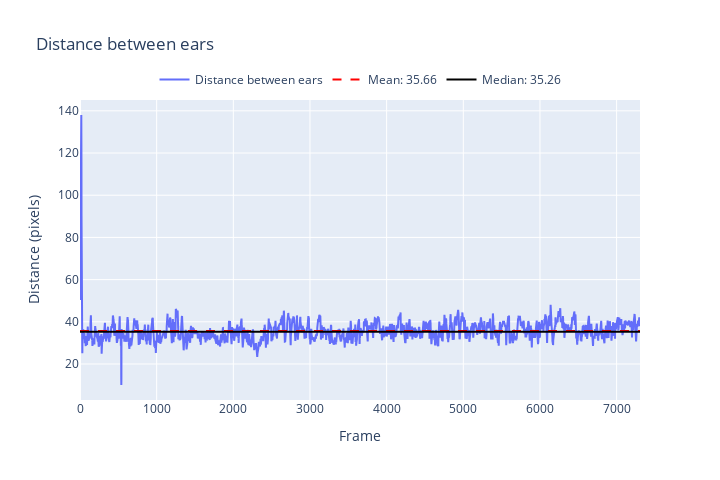

Notebook source saved alongside this figure:
### Code cell
# Plot the distance between ears
df_smooth.dropna(inplace=True)

# Calculate the distance between ears
dist = np.sqrt(
    (df_smooth['L_ear_x'] - df_smooth['R_ear_x'])**2 + 
    (df_smooth['L_ear_y'] - df_smooth['R_ear_y'])**2)

dist.dropna(inplace=True)

# Calculate the mean and median
mean_dist = np.mean(dist)
median_dist = np.median(dist)

scale = (1.8 / median_dist)

print(f'median distance is {median_dist}, mean distance is {mean_dist}. scale is {scale*100}')

# Create the plot
fig = go.Figure()

# Add the distance trace
fig.add_trace(go.Scatter(y=dist, mode='lines', name='Distance between ears'))

# Add mean and median lines
fig.add_trace(go.Scatter(y=[mean_dist]*len(dist), mode='lines', name=f'Mean: {mean_dist:.2f}', line=dict(color='red', dash='dash')))
fig.add_trace(go.Scatter(y=[median_dist]*len(dist), mode='lines', name=f'Median: {median_dist:.2f}', line=dict(color='black')))

# Update layout
fig.update_layout(
    title='Distance between ears',
    xaxis_title='Frame',
    yaxis_title='Distance (pixels)',
    width=720,
    height=480,
    legend=dict(
        yanchor="bottom",
        y=1.02,
        xanchor="center",
        x=0.5,
        orientation="h")
)

# Show the plot
fig.show()

### Figure 1 — Plotly figure (JSON) as saved in the notebook; plotly's stock layout.template omitted (floating-point values rounded to 4 significant figures; data arrays with more than 128 entries replaced by an {"elided": "..."} marker saying what was removed)
{"data": [{"mode": "lines", "name": "Distance between ears", "type": "scatter", "y": {"elided": "7306 float values"}}, {"line": {"color": "red", "dash": "dash"}, "mode": "lines", "name": "Mean: 35.66", "type": "scatter", "y": {"elided": "7306 float values"}}, {"line": {"color": "black"}, "mode": "lines", "name": "Median: 35.26", "type": "scatter", "y": {"elided": "7306 float values"}}], "layout": {"height": 480, "legend": {"orientation": "h", "x": 0.5, "xanchor": "center", "y": 1.02, "yanchor": "bottom"}, "title": {"text": "Distance between ears"}, "width": 720, "xaxis": {"title": {"text": "Frame"}}, "yaxis": {"title": {"text": "Distance (pixels)"}}}}
